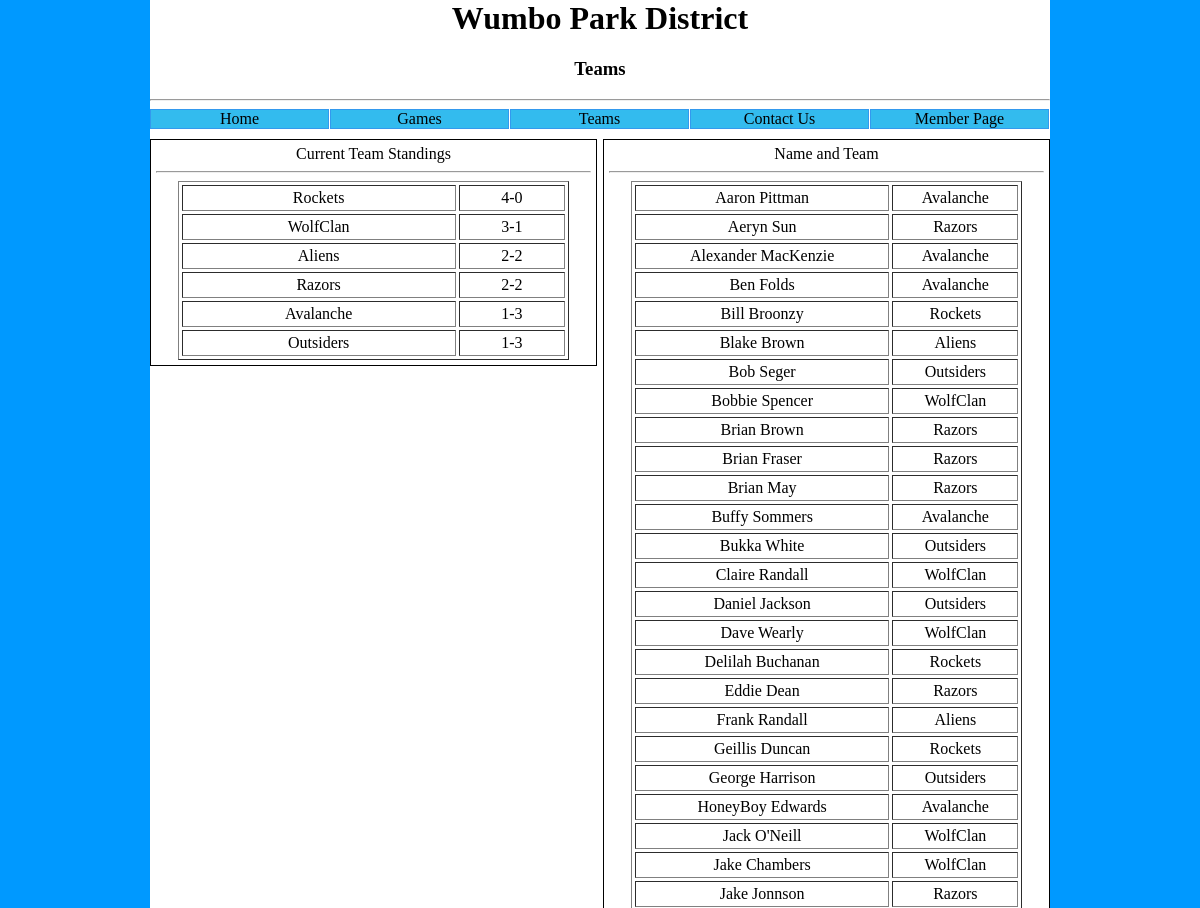
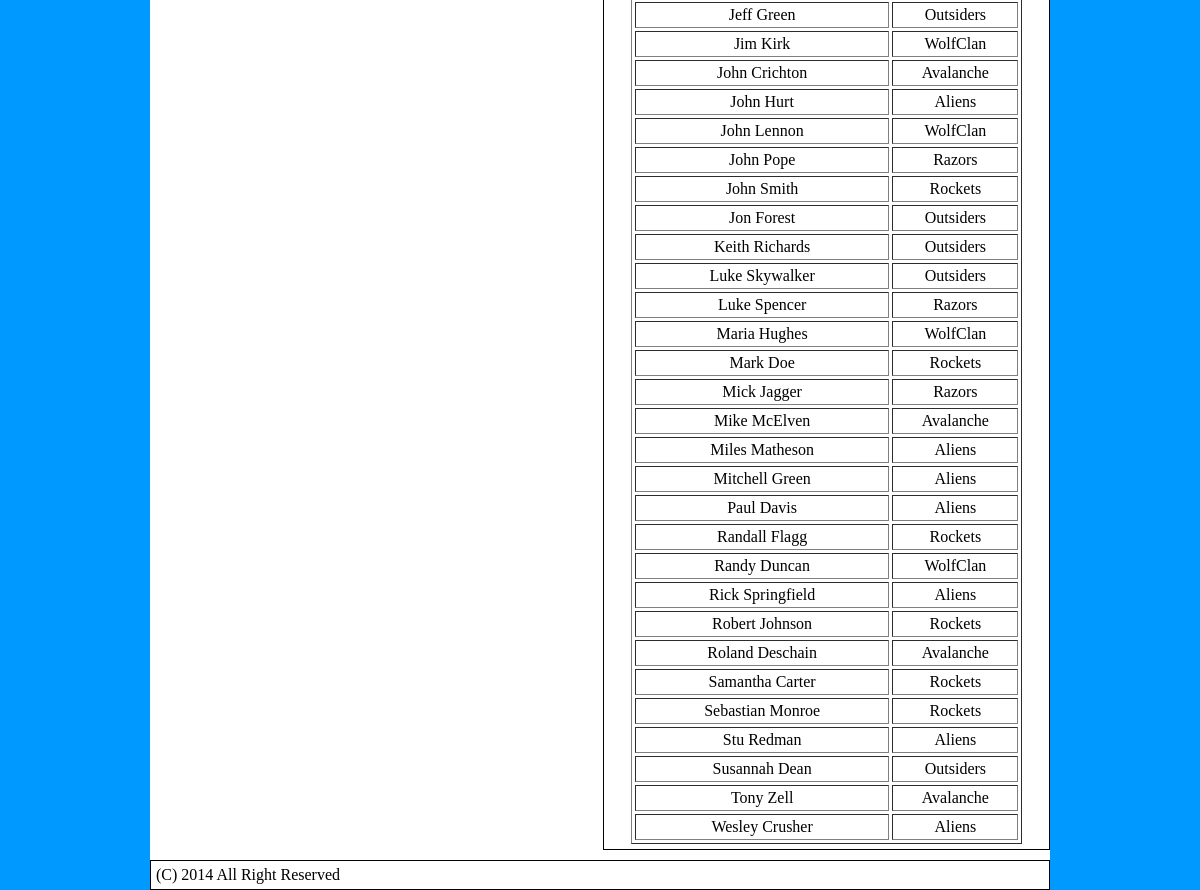
The app's page /course_html/csci466/team.php with its own data (2 pictures, top to bottom).
### tables this page shows
CREATE TABLE Team
(ID int(4) PRIMARY KEY AUTO_INCREMENT, 
Name varchar(30),
Record varchar(10),
Year int(4) default 0000);

### course_html/csci466/team.php (the view)
<html>
	<head>
		<?php $name="Teams"; include("./includes/menu.php"); ?>
	</head>
	<body>
		<div id="left">
			<center> Current Team Standings </center>
			<hr>
				<?PHP
					include("./includes/sql_login.php");
					$sql = "SELECT * FROM Team Order by Record DESC, Name ASC";
					$q = $conn->query($sql) or die("ERROR: " . implode(":", $conn->errorIndo()));
					echo '<table align="center" cellspacing="3" cellpadding="3" width="90%" border="1">';
					while($row=$q->fetch(PDO::FETCH_ASSOC))
					{
						echo '<tr> <td align="center"> ' . $row["Name"] . '</td> <td align="center">' . $row["Record"] . '</td> </tr>';
					}
					echo '</table>';
				?>
			</div>
		<div id="right">
			<center> Name and Team </center>
			<hr>
			<?PHP
                                $sql = "SELECT Player.Name AS player_name, Team.Name AS team_name, Player.Name, Team.Name FROM Team, Player WHERE Team.ID = Player.TeamID GROUP BY Player.Name ASC";
                                $q = $conn->query($sql) or die("ERROR: " . implode(":", $conn->errorIndo()));
				echo '<table align="center" cellspacing="3" cellpadding="3" width="90%" border="1">';
                                while($row=$q->fetch(PDO::FETCH_ASSOC))
                                {
					echo '<tr> <td align="center"> ' . $row["player_name"] . '</td> <td align="center">' . $row["team_name"] . '</td> </tr>';
                                }
				echo '</table>';
                        ?>
		</div>
		<?php include("./includes/footer.php"); ?>
	</body>
</html>

### course_html/csci466/includes/menu.php (shortened to what this page needs)
<?php
echo '		<div id="container">' . "\n";
echo '		<h1 align="center">Wumbo Park District</h1>' . "\n";
echo '		<h3 align="center">' . $name . '</h3>' . "\n";
echo '		<hr>' . "\n";
echo '		 <div id="navigation">' . "\n";
echo '			<span class="navigation">' . "\n";
echo '				 <a href="index.php">Home</a><a href="games.php">Games</a><a href="team.php">Teams</a><a href="contact.php">Contact Us</a><a href="login.php">Member Page</a>' . "\n";
echo '			</span>' . "\n";
echo '		</div>' . "\n";
?>

### course_html/csci466/includes/footer.php
<?php
echo '<div id="footer">' . "\n";
echo '			(C) 2014 All Right Reserved' . "\n";
echo '		</div>' . "\n";
?>

### records on screen
team: Name "Rockets", Record "4-0"
team: Name "WolfClan", Record "3-1"
team: Name "Aliens", Record "2-2"
team: Name "Razors", Record "2-2"
team: Name "Avalanche", Record "1-3"
team: Name "Outsiders", Record "1-3"

### other values on screen
$name "Teams"
$row["player_name"] "Aaron Pittman"
$row["team_name"] "Avalanche"
$row["player_name"] "Aeryn Sun"
$row["team_name"] "Razors"
$row["player_name"] "Alexander MacKenzie"
$row["player_name"] "Ben Folds"
$row["player_name"] "Bill Broonzy"
$row["team_name"] "Rockets"
$row["player_name"] "Blake Brown"
$row["team_name"] "Aliens"
$row["player_name"] "Bob Seger"
$row["team_name"] "Outsiders"
$row["player_name"] "Bobbie Spencer"
$row["team_name"] "WolfClan"
